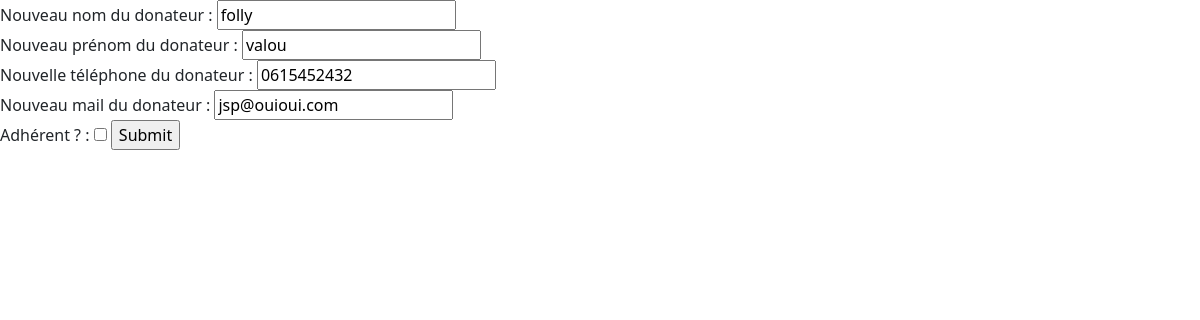
Screenshot of /modifier.php?id=2 with the database file from the repository.
### tables this page shows
CREATE TABLE IF NOT EXISTS `adherents` (
  `id` int NOT NULL AUTO_INCREMENT,
  `nom` varchar(50) NOT NULL,
  `prenom` varchar(50) NOT NULL,
  `tel` char(10) NOT NULL,
  `mail` varchar(100) NOT NULL,
  `adherent` varchar(15) DEFAULT NULL,
  PRIMARY KEY (`id`)
);

### modifier.php (the view, shortened to what this page needs)
<!DOCTYPE HTML>
<HTML>
<head>
    <link href="https://cdn.jsdelivr.net/npm/bootstrap@5.0.0-beta1/dist/css/bootstrap.min.css" rel="stylesheet">
 <link rel="stylesheet" href="style.css">
</head>
<body>
<?php
$id=$_GET["id"];
$bdd=connect();
$sql="select * from adherents where id = $id";
$resultat=$bdd ->query($sql);
$donateur = $resultat->fetch(PDO::FETCH_OBJ);?>
<form action="modification.php" method="POST" enctype="multipart/form-data">
<label>Nouveau nom du donateur : </label>
<input type="text" name="nom" value="<?php echo $donateur->nom ?>">
<br />
<label>Nouveau prénom du donateur : </label>
<input type="text" name="prenom" value="<?php echo $donateur->prenom ?>">
<br />
<label>Nouvelle téléphone du donateur : </label>
<input type="text" name="tel" value="<?php echo $donateur->tel ?>">
<br />
<label>Nouveau mail du donateur : </label>
<input type="text" name="mail" value="<?php echo $donateur->mail ?>">
<br />
<label>Adhérent ? :</label>
<input type="checkbox" name="adh" value="oui">
<input type="submit">
</form>

### rows the page displays
adherents: nom "folly", prenom "valou", tel "0615452432", mail "jsp@ouioui.com"
